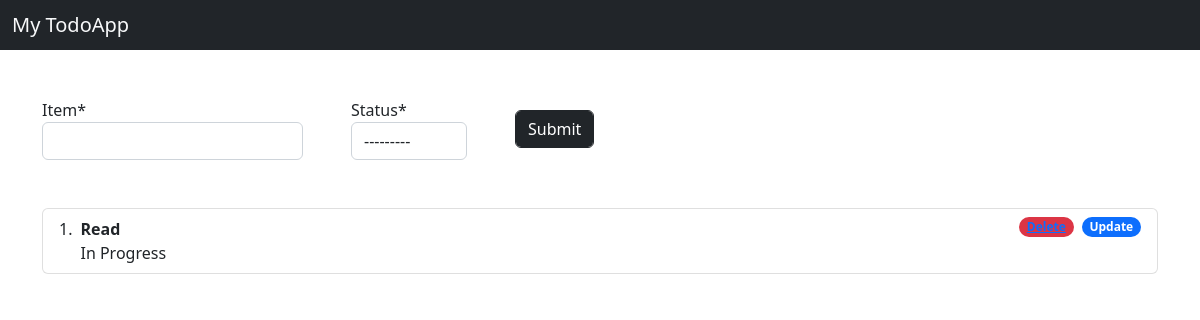
The app's page /, older data.
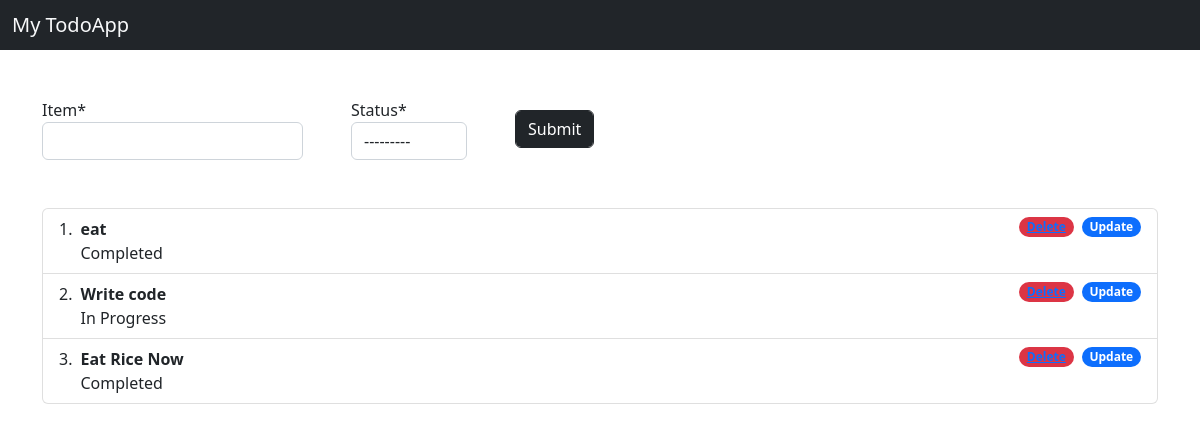
The same page, newer data.
### app/models.py (models this page shows, shortened)
class Todo(models.Model):
    STATUS = (
        ("In Progress", "In Progress"),
        ("Completed", "Completed"),
    )
    item = models.CharField(max_length=400)
    status = models.CharField(choices=STATUS, max_length=100)
    created_at = models.DateTimeField(auto_now_add=True)
    update_at = models.DateTimeField(auto_now=True)
    class Meta:
        verbose_name = ("Todo")
        verbose_name_plural = ("Todos")

### app/views.py (the view)
# urls.py: 2. Add a URL to urlpatterns:  path('', Home.as_view(), name='home')
def Home(request):
    template_name = 'index.html'
    items = Todo.objects.all()
    form = TodoForm()
    if request.method == "POST":
        form = TodoForm(request.POST or None)
        if form.is_valid():
            form.save()
            return redirect("/")
    context = {
        'form': form,
        'items': items
    }
    return render(request, template_name, context)

### app/forms.py
class TodoForm(forms.ModelForm):
    class Meta:
        model = Todo
        fields = ['item', 'status']

### template/index.html (shortened to what this page needs)
{% load static %}
{% load crispy_forms_tags %}
{% load widget_tweaks %}
<!doctype html>
<html lang="en">
  <head>
    <link href="https://cdn.jsdelivr.net/npm/bootstrap@5.2.2/dist/css/bootstrap.min.css" rel="stylesheet">
    <link rel="stylesheet" href="{% static 'style.css' %}"/>
</head>
  <body>
  <nav class="navbar bg-dark">
    <div class="container-fluid">
      <span class="navbar-brand mb-0 h1 text-light">My TodoApp</span>
    </div>
  </nav>
  <div class="container box mt-5">
    <div class="row g-3 align-items-center ">
        <form action="" class="d-flex align-items-center" method="post" novalidate>
            <div class="col-auto d-flex">
                {{form.item|add_class:"form-control pe-3"|as_crispy_field}}
              </div>
              <div class="col-auto d-flex ps-5">
                  {{form.status|add_class:"form-control pe-3"|as_crispy_field}}
            </div>
            <div class="col-auto ps-5">
              <input type="submit" value="Submit" id="inputPassword6" class="form-control btn btn-dark" aria-describedby="passwordHelpInline">
            </div>
        </form>
    </div>
    <ol class="list-group list-group-numbered mt-5">
      {% for i in items %}
        <li class="list-group-item d-flex justify-content-between align-items-start">
          <div class="ms-2 me-auto">
            <div class="fw-bold">{{i.item}}</div>
            {{i.status}}
          </div>
          <span class="badge bg-danger rounded-pill me-2"><a href="{% url 'delete_item' i.id %}">Delete</a></span>
          <span class="badge bg-primary rounded-pill">Update</span>
        </li>
      {% endfor %}
      </ol>
  </div>
  </body>
</html>

### static/style.css (style rules this page uses)
.box { margin: auto; margin-top: 100px; }

Row changes from the older to the newer data that the page shows:
removed Todo: item "Read", status "In Progress"
added Todo: item "eat", status "Completed"
added Todo: item "Write code", status "In Progress"
added Todo: item "Eat Rice Now", status "Completed"
